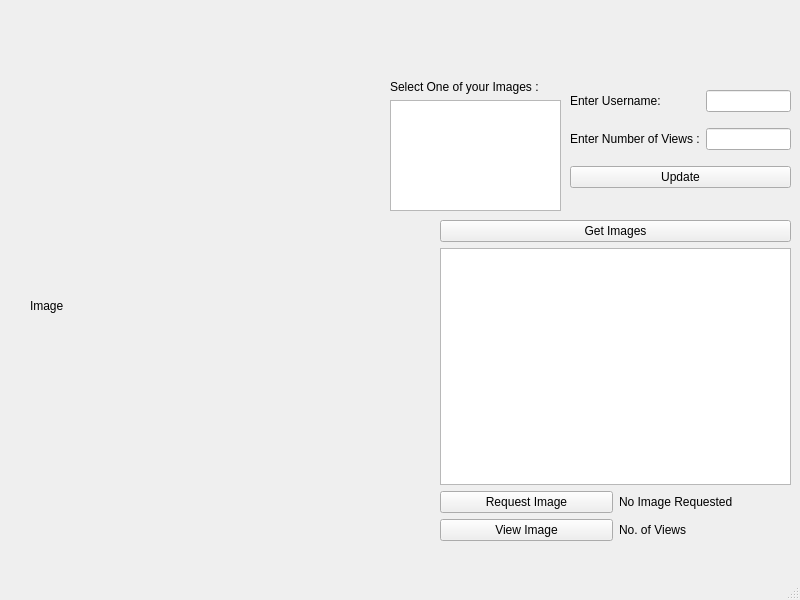
<?xml version="1.0" encoding="UTF-8"?>
<ui version="4.0">
 <class>HomePage</class>
 <widget class="QMainWindow" name="HomePage">
  <property name="geometry">
   <rect>
    <x>0</x>
    <y>0</y>
    <width>800</width>
    <height>600</height>
   </rect>
  </property>
  <property name="windowTitle">
   <string>MainWindow</string>
  </property>
  <widget class="QWidget" name="centralwidget">
   <widget class="QWidget" name="gridLayoutWidget">
    <property name="geometry">
     <rect>
      <x>390</x>
      <y>80</y>
      <width>171</width>
      <height>131</height>
     </rect>
    </property>
    <layout class="QGridLayout" name="gridLayout">
     <item row="1" column="0">
      <widget class="QListView" name="my_images"/>
     </item>
     <item row="0" column="0">
      <widget class="QLabel" name="label">
       <property name="text">
        <string>Select One of your Images :</string>
       </property>
      </widget>
     </item>
    </layout>
   </widget>
   <widget class="QWidget" name="gridLayoutWidget_2">
    <property name="geometry">
     <rect>
      <x>570</x>
      <y>80</y>
      <width>221</width>
      <height>121</height>
     </rect>
    </property>
    <layout class="QGridLayout" name="gridLayout_2">
     <item row="1" column="1">
      <widget class="QLineEdit" name="viewsToUpdateEdit"/>
     </item>
     <item row="0" column="0">
      <widget class="QLabel" name="label_2">
       <property name="text">
        <string>Enter Username:</string>
       </property>
      </widget>
     </item>
     <item row="1" column="0">
      <widget class="QLabel" name="label_3">
       <property name="text">
        <string>Enter Number of Views :</string>
       </property>
      </widget>
     </item>
     <item row="0" column="1">
      <widget class="QLineEdit" name="usernameToUpdateEdit"/>
     </item>
     <item row="2" column="0" colspan="2">
      <widget class="QPushButton" name="update_views">
       <property name="text">
        <string>Update</string>
       </property>
      </widget>
     </item>
    </layout>
   </widget>
   <widget class="QWidget" name="gridLayoutWidget_3">
    <property name="geometry">
     <rect>
      <x>440</x>
      <y>220</y>
      <width>351</width>
      <height>321</height>
     </rect>
    </property>
    <layout class="QGridLayout" name="gridLayout_3">
     <item row="2" column="0">
      <widget class="QPushButton" name="requestImageButton">
       <property name="text">
        <string>Request Image</string>
       </property>
      </widget>
     </item>
     <item row="3" column="0">
      <widget class="QPushButton" name="viewImageButton">
       <property name="text">
        <string>View Image</string>
       </property>
      </widget>
     </item>
     <item row="2" column="1">
      <widget class="QLabel" name="imageStatusLabel">
       <property name="text">
        <string>No Image Requested</string>
       </property>
      </widget>
     </item>
     <item row="3" column="1">
      <widget class="QLabel" name="viewsNumLabel">
       <property name="text">
        <string>No. of Views</string>
       </property>
      </widget>
     </item>
     <item row="1" column="0" colspan="2">
      <widget class="QListView" name="imagesList"/>
     </item>
     <item row="0" column="0" colspan="2">
      <widget class="QPushButton" name="getImagesButton">
       <property name="text">
        <string>Get Images</string>
       </property>
      </widget>
     </item>
    </layout>
    <zorder>getImagesButton</zorder>
    <zorder>imagesList</zorder>
    <zorder>requestImageButton</zorder>
    <zorder>viewImageButton</zorder>
    <zorder>viewsNumLabel</zorder>
    <zorder>imageStatusLabel</zorder>
   </widget>
   <widget class="QLabel" name="Image_holder">
    <property name="geometry">
     <rect>
      <x>30</x>
      <y>65</y>
      <width>331</width>
      <height>481</height>
     </rect>
    </property>
    <property name="text">
     <string>Image</string>
    </property>
   </widget>
  </widget>
  <widget class="QMenuBar" name="menubar">
   <property name="geometry">
    <rect>
     <x>0</x>
     <y>0</y>
     <width>800</width>
     <height>22</height>
    </rect>
   </property>
  </widget>
  <widget class="QStatusBar" name="statusbar"/>
 </widget>
 <resources/>
 <connections/>
</ui>
